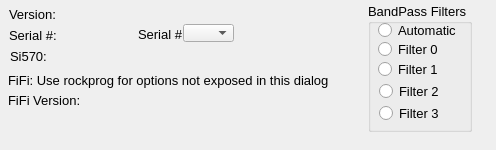
<?xml version="1.0" encoding="UTF-8"?>
<ui version="4.0">
 <class>SoftRockOptions</class>
 <widget class="QWidget" name="SoftRockOptions">
  <property name="geometry">
   <rect>
    <x>0</x>
    <y>0</y>
    <width>496</width>
    <height>150</height>
   </rect>
  </property>
  <property name="windowTitle">
   <string>Dialog</string>
  </property>
  <widget class="QGroupBox" name="groupBox">
   <property name="geometry">
    <rect>
     <x>368</x>
     <y>3</y>
     <width>104</width>
     <height>129</height>
    </rect>
   </property>
   <property name="font">
    <font>
     <pointsize>10</pointsize>
    </font>
   </property>
   <property name="title">
    <string>BandPass Filters</string>
   </property>
   <widget class="QRadioButton" name="automaticButton">
    <property name="geometry">
     <rect>
      <x>10</x>
      <y>19</y>
      <width>82</width>
      <height>17</height>
     </rect>
    </property>
    <property name="maximumSize">
     <size>
      <width>16777215</width>
      <height>18</height>
     </size>
    </property>
    <property name="font">
     <font>
      <pointsize>10</pointsize>
     </font>
    </property>
    <property name="text">
     <string>Automatic</string>
    </property>
   </widget>
   <widget class="QRadioButton" name="filter0Button">
    <property name="geometry">
     <rect>
      <x>10</x>
      <y>38</y>
      <width>82</width>
      <height>17</height>
     </rect>
    </property>
    <property name="maximumSize">
     <size>
      <width>16777215</width>
      <height>18</height>
     </size>
    </property>
    <property name="font">
     <font>
      <pointsize>10</pointsize>
     </font>
    </property>
    <property name="text">
     <string>Filter 0</string>
    </property>
   </widget>
   <widget class="QRadioButton" name="filter1Button">
    <property name="geometry">
     <rect>
      <x>10</x>
      <y>58</y>
      <width>82</width>
      <height>17</height>
     </rect>
    </property>
    <property name="maximumSize">
     <size>
      <width>16777215</width>
      <height>18</height>
     </size>
    </property>
    <property name="font">
     <font>
      <pointsize>10</pointsize>
     </font>
    </property>
    <property name="text">
     <string>Filter 1</string>
    </property>
   </widget>
   <widget class="QRadioButton" name="filter2Button">
    <property name="geometry">
     <rect>
      <x>11</x>
      <y>80</y>
      <width>82</width>
      <height>17</height>
     </rect>
    </property>
    <property name="maximumSize">
     <size>
      <width>16777215</width>
      <height>18</height>
     </size>
    </property>
    <property name="font">
     <font>
      <pointsize>10</pointsize>
     </font>
    </property>
    <property name="text">
     <string>Filter 2</string>
    </property>
   </widget>
   <widget class="QRadioButton" name="filter3Button">
    <property name="geometry">
     <rect>
      <x>11</x>
      <y>102</y>
      <width>82</width>
      <height>17</height>
     </rect>
    </property>
    <property name="maximumSize">
     <size>
      <width>16777215</width>
      <height>18</height>
     </size>
    </property>
    <property name="font">
     <font>
      <pointsize>10</pointsize>
     </font>
    </property>
    <property name="text">
     <string>Filter 3</string>
    </property>
   </widget>
  </widget>
  <widget class="QLabel" name="versionLabel">
   <property name="geometry">
    <rect>
     <x>9</x>
     <y>6</y>
     <width>156</width>
     <height>16</height>
    </rect>
   </property>
   <property name="maximumSize">
    <size>
     <width>16777215</width>
     <height>18</height>
    </size>
   </property>
   <property name="font">
    <font>
     <pointsize>10</pointsize>
    </font>
   </property>
   <property name="text">
    <string>Version:</string>
   </property>
  </widget>
  <widget class="QLabel" name="si570Label">
   <property name="geometry">
    <rect>
     <x>10</x>
     <y>48</y>
     <width>148</width>
     <height>16</height>
    </rect>
   </property>
   <property name="maximumSize">
    <size>
     <width>16777215</width>
     <height>18</height>
    </size>
   </property>
   <property name="font">
    <font>
     <pointsize>10</pointsize>
    </font>
   </property>
   <property name="text">
    <string>Si570:</string>
   </property>
  </widget>
  <widget class="QLabel" name="serialLabel">
   <property name="geometry">
    <rect>
     <x>9</x>
     <y>27</y>
     <width>107</width>
     <height>16</height>
    </rect>
   </property>
   <property name="maximumSize">
    <size>
     <width>16777215</width>
     <height>18</height>
    </size>
   </property>
   <property name="font">
    <font>
     <pointsize>10</pointsize>
    </font>
   </property>
   <property name="text">
    <string>Serial #:</string>
   </property>
  </widget>
  <widget class="QComboBox" name="serialBox">
   <property name="geometry">
    <rect>
     <x>183</x>
     <y>24</y>
     <width>51</width>
     <height>18</height>
    </rect>
   </property>
   <property name="maximumSize">
    <size>
     <width>16777215</width>
     <height>18</height>
    </size>
   </property>
   <property name="font">
    <font>
     <pointsize>10</pointsize>
    </font>
   </property>
  </widget>
  <widget class="QLabel" name="label">
   <property name="geometry">
    <rect>
     <x>138</x>
     <y>28</y>
     <width>46</width>
     <height>13</height>
    </rect>
   </property>
   <property name="maximumSize">
    <size>
     <width>16777215</width>
     <height>18</height>
    </size>
   </property>
   <property name="font">
    <font>
     <pointsize>10</pointsize>
    </font>
   </property>
   <property name="text">
    <string>Serial #</string>
   </property>
  </widget>
  <widget class="QLabel" name="fifiVersionLabel">
   <property name="geometry">
    <rect>
     <x>8</x>
     <y>92</y>
     <width>261</width>
     <height>16</height>
    </rect>
   </property>
   <property name="maximumSize">
    <size>
     <width>16777215</width>
     <height>18</height>
    </size>
   </property>
   <property name="font">
    <font>
     <pointsize>10</pointsize>
    </font>
   </property>
   <property name="text">
    <string>FiFi Version:</string>
   </property>
  </widget>
  <widget class="QLabel" name="fifiHelp">
   <property name="geometry">
    <rect>
     <x>8</x>
     <y>73</y>
     <width>352</width>
     <height>16</height>
    </rect>
   </property>
   <property name="maximumSize">
    <size>
     <width>16777215</width>
     <height>18</height>
    </size>
   </property>
   <property name="font">
    <font>
     <pointsize>10</pointsize>
    </font>
   </property>
   <property name="text">
    <string>&lt;html&gt;&lt;head/&gt;&lt;body&gt;&lt;p&gt;FiFi: Use rockprog for options not exposed in this dialog&lt;/p&gt;&lt;/body&gt;&lt;/html&gt;</string>
   </property>
  </widget>
 </widget>
 <resources/>
 <connections/>
</ui>
